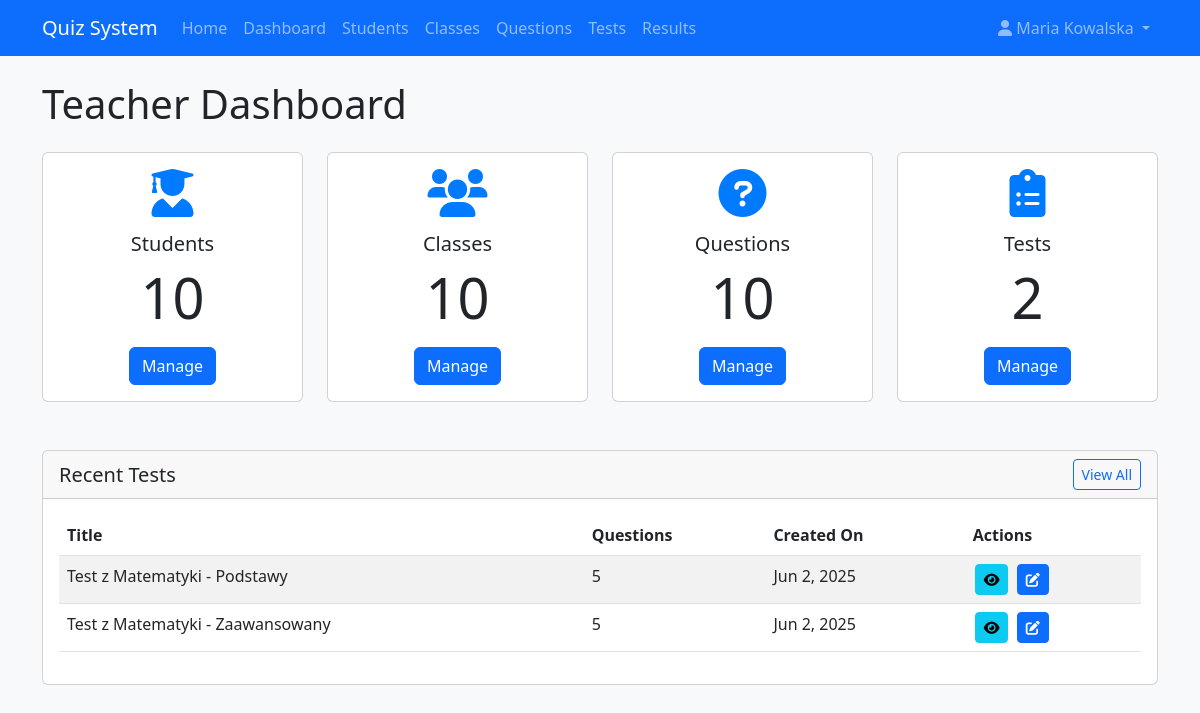
Page /quiz_system/teachers/dashboard (signed in) on the committed database.
### tables this page shows
CREATE TABLE IF NOT EXISTS tests (
    id INT AUTO_INCREMENT PRIMARY KEY,
    title VARCHAR(100) NOT NULL,
    description TEXT,
    created_by INT NOT NULL,
    created_at TIMESTAMP DEFAULT CURRENT_TIMESTAMP,
    FOREIGN KEY (created_by) REFERENCES users(id)
);

### quiz_system/app/controllers/TeachersController.php (called while the page is built, shortened)
<?php
class TeachersController extends Controller {
    private $userModel;
    private $classModel;
    private $questionModel;
    private $testModel;
    public function __construct() {
        if(!$this->isTeacher()) {
            $this->redirect('home/index');
        }        $this->userModel = $this->model('User');
        $this->classModel = $this->model('ClassModel');
        $this->questionModel = $this->model('Question');
        $this->testModel = $this->model('Test');
    }
    public function dashboard() {
        $teacher_id = $_SESSION['user_id'];
        $students = $this->userModel->getStudents();
        $classes = $this->classModel->getAllClasses();
        $questions = $this->questionModel->getQuestionsByTeacher($teacher_id);
        $tests = $this->testModel->getTestsByTeacher($teacher_id);
        $data = [
            'title' => 'Teacher Dashboard',
            'student_count' => count($students),
            'class_count' => count($classes),
            'question_count' => count($questions),
            'test_count' => count($tests),
            'recent_tests' => array_slice($tests, 0, 5)
        ];
        $this->view('teachers/dashboard', $data);
    }
}
?>

### quiz_system/app/core/Router.php (called while the page is built, shortened)
<?php
class Router {
    protected $action = 'index';
    protected $url;
    public function __construct() {
        $this->url = $this->parseUrl();
    }
    public function route() {
        $this->controller = new $this->controller;
        if(isset($this->url[1])) {
            if(method_exists($this->controller, $this->url[1])) {
                $this->action = $this->url[1];
            }
        }
        $this->params = $this->url ? array_values($this->url) : [];
        call_user_func_array([$this->controller, $this->action], $this->params);
    }
    protected function parseUrl() {
        if(isset($_GET['url'])) {
            $url = rtrim($_GET['url'], '/');
            $url = filter_var($url, FILTER_SANITIZE_URL);
            $url = explode('/', $url);
            return $url;
        }
        return [];
    }
}
?>

### quiz_system/index.php (called while the page is built, shortened)
<?php
require_once ROOT_PATH . '/app/config/database.php';
require_once ROOT_PATH . '/app/core/Router.php';
require_once ROOT_PATH . '/app/core/Controller.php';
require_once ROOT_PATH . '/app/core/Database.php';
require_once ROOT_PATH . '/app/models/Test.php';
$router = new Router();
$router->route();
?>

### quiz_system/app/core/Database.php (called while the page is built, shortened)
<?php
class Database {
    private $host = DB_HOST;
    private $user = DB_USER;
    private $pass = DB_PASS;
    private $dbname = DB_NAME;
    private $dbh;
    private $stmt;
    public function __construct() {
        $dsn = 'mysql:host=' . $this->host . ';dbname=' . $this->dbname;
        $options = [
            PDO::ATTR_PERSISTENT => true,
            PDO::ATTR_ERRMODE => PDO::ERRMODE_EXCEPTION
        ];
        try {
            $this->dbh = new PDO($dsn, $this->user, $this->pass, $options);
        } catch(PDOException $e) {
            $this->error = $e->getMessage();
            echo $this->error;
        }
    }
    public function query($sql) {
        $this->stmt = $this->dbh->prepare($sql);
    }
    public function bind($param, $value, $type = null) {
        if(is_null($type)) {
            switch(true) {
                case is_int($value):
                    $type = PDO::PARAM_INT;
                    break;
                default:
                    $type = PDO::PARAM_STR;
            }
        }
        $this->stmt->bindValue($param, $value, $type);
    }
    public function execute() {
        return $this->stmt->execute();
    }
    public function resultSet() {
        $this->execute();
        return $this->stmt->fetchAll(PDO::FETCH_OBJ);
    }
}
?>

### quiz_system/app/models/Test.php (called while the page is built, shortened)
<?php
class Test {
    private $db;
    public function __construct() {
        $this->db = new Database;
    }
    public function getTestsByTeacher($teacher_id) {
        $this->db->query('SELECT * FROM tests WHERE created_by = :teacher_id ORDER BY created_at DESC');
        $this->db->bind(':teacher_id', $teacher_id);
        $tests = $this->db->resultSet();
        foreach($tests as $test) {
            $this->db->query('SELECT COUNT(*) as count FROM test_questions WHERE test_id = :test_id');
            $this->db->bind(':test_id', $test->id);
            $count = $this->db->single();
            $test->question_count = $count->count;
        }
        return $tests;
    }
}
?>

### quiz_system/app/views/teachers/dashboard.php (the view)
<?php require APP_ROOT . '/views/inc/header.php'; ?>
<h1 class="mb-4">Teacher Dashboard</h1>
<div class="row">
    <div class="col-md-3 mb-4">
        <div class="card text-center dashboard-card h-100">
            <div class="card-body">
                <i class="fas fa-user-graduate dashboard-icon"></i>
                <h5 class="card-title">Students</h5>
                <p class="card-text display-4"><?php echo $student_count; ?></p>
                <a href="<?php echo URL_ROOT; ?>/teachers/students" class="btn btn-primary">Manage</a>
            </div>
        </div>
    </div>
    <div class="col-md-3 mb-4">
        <div class="card text-center dashboard-card h-100">
            <div class="card-body">
                <i class="fas fa-users dashboard-icon"></i>
                <h5 class="card-title">Classes</h5>
                <p class="card-text display-4"><?php echo $class_count; ?></p>
                <a href="<?php echo URL_ROOT; ?>/teachers/classes" class="btn btn-primary">Manage</a>
            </div>
        </div>
    </div>
    <div class="col-md-3 mb-4">
        <div class="card text-center dashboard-card h-100">
            <div class="card-body">
                <i class="fas fa-question-circle dashboard-icon"></i>
                <h5 class="card-title">Questions</h5>
                <p class="card-text display-4"><?php echo $question_count; ?></p>
                <a href="<?php echo URL_ROOT; ?>/teachers/questions" class="btn btn-primary">Manage</a>
            </div>
        </div>
    </div>
    <div class="col-md-3 mb-4">
        <div class="card text-center dashboard-card h-100">
            <div class="card-body">
                <i class="fas fa-clipboard-list dashboard-icon"></i>
                <h5 class="card-title">Tests</h5>
                <p class="card-text display-4"><?php echo $test_count; ?></p>
                <a href="<?php echo URL_ROOT; ?>/teachers/tests" class="btn btn-primary">Manage</a>
            </div>
        </div>
    </div>
</div>
<div class="row mt-4">
    <div class="col-md-12">
        <div class="card">
            <div class="card-header d-flex justify-content-between align-items-center">
                <h5 class="mb-0">Recent Tests</h5>
                <a href="<?php echo URL_ROOT; ?>/teachers/tests" class="btn btn-sm btn-outline-primary">View All</a>
            </div>
            <div class="card-body">
                <?php if(!empty($recent_tests)) : ?>
                    <div class="table-responsive">
                        <table class="table table-striped">
                            <thead>
                                <tr>
                                    <th>Title</th>
                                    <th>Questions</th>
                                    <th>Created On</th>
                                    <th>Actions</th>
                                </tr>
                            </thead>
                            <tbody>
                                <?php foreach($recent_tests as $test) : ?>
                                    <tr>
                                        <td><?php echo $test->title; ?></td>
                                        <td><?php echo $test->question_count; ?></td>
                                        <td><?php echo date('M j, Y', strtotime($test->created_at)); ?></td>
                                        <td class="table-actions">
                                            <a href="<?php echo URL_ROOT; ?>/teachers/viewTest/<?php echo $test->id; ?>" class="btn btn-sm btn-info">
                                                <i class="fas fa-eye"></i>
                                            </a>
                                            <a href="<?php echo URL_ROOT; ?>/teachers/editTest/<?php echo $test->id; ?>" class="btn btn-sm btn-primary">
                                                <i class="fas fa-edit"></i>
                                            </a>
                                        </td>
                                    </tr>
                                <?php endforeach; ?>
                            </tbody>
                        </table>
                    </div>
                <?php else : ?>
                    <p class="text-center">No tests created yet.</p>
                <?php endif; ?>
            </div>
        </div>
    </div>
</div>
<?php require APP_ROOT . '/views/inc/footer.php'; ?>

### quiz_system/public/css/style.css (style rules this page uses)
body { background-color: #f8f9fa; }
.dashboard-card { transition: all 0.3s ease; }
.dashboard-icon { font-size: 3rem; margin-bottom: 15px; color: #007bff; }
.table-actions { white-space: nowrap; }
.table-actions .btn { margin: 0 2px; }
html, body { height: 100%; }
body { display: flex; flex-direction: column; }

### rows in the picture
tests: title "Test z Matematyki - Podstawy", question_count "5", created_at "Jun 2, 2025"
tests: title "Test z Matematyki - Zaawansowany", question_count "5", created_at "Jun 2, 2025"

### other values in the picture
SITE_NAME "Quiz System"
$_SESSION['user_name'] "Maria Kowalska"
$student_count "10"
$class_count "10"
$question_count "10"
$test_count "2"
